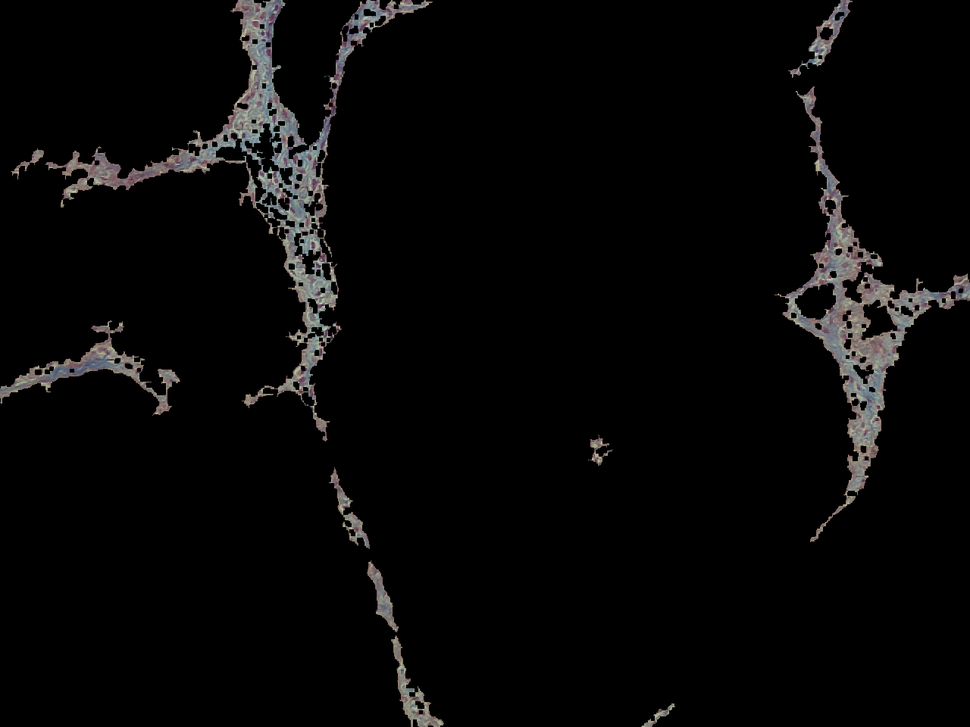
%> input picture I001_Class1.tif, 970 x 727 px, shrunk from 1280 x 960 before the run
$ octave training.m   (GNU Octave 9; MATLAB toolbox functions it lacks are replaced by stand-ins)
%> lines starting %> are read from the running program, lines starting %| are printed output that depends on the picture
clc; clear all;	close all;

%% Feature extraction
nSamples = 1000;
F = [];
L = [];
sigmas = [1 2 3];

images = {};
images{1} = imread("I001_Class1.tif");
images{2} = imread("I001_Class2.tif");
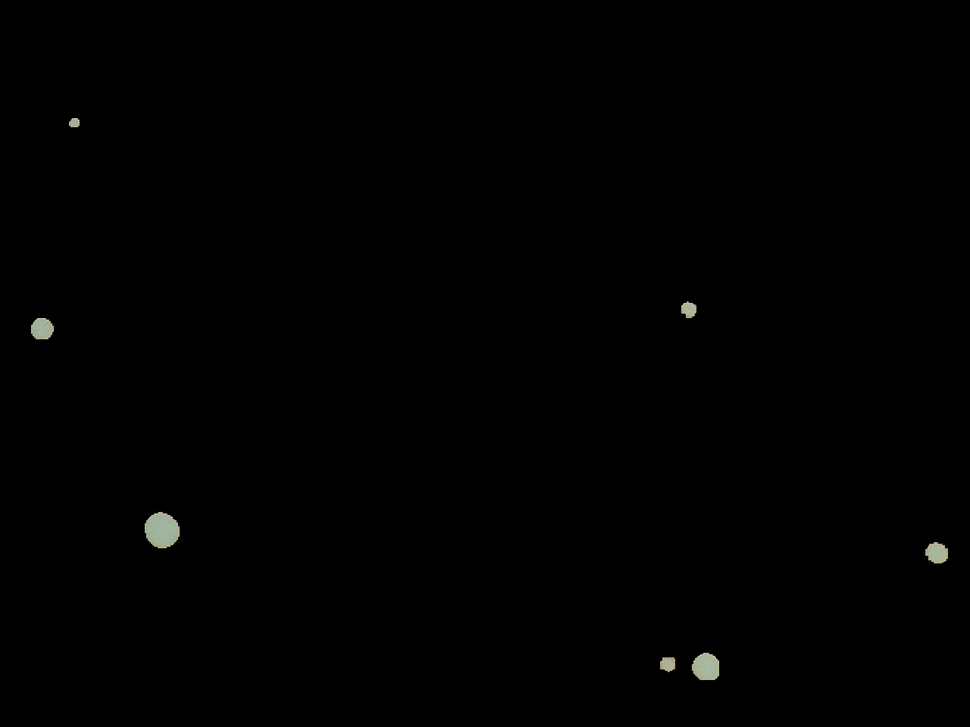
%> input picture I001_Class2.tif, 970 x 727 px, shrunk from 1280 x 960 before the run
images{3} = imread("I001_Class3.tif");
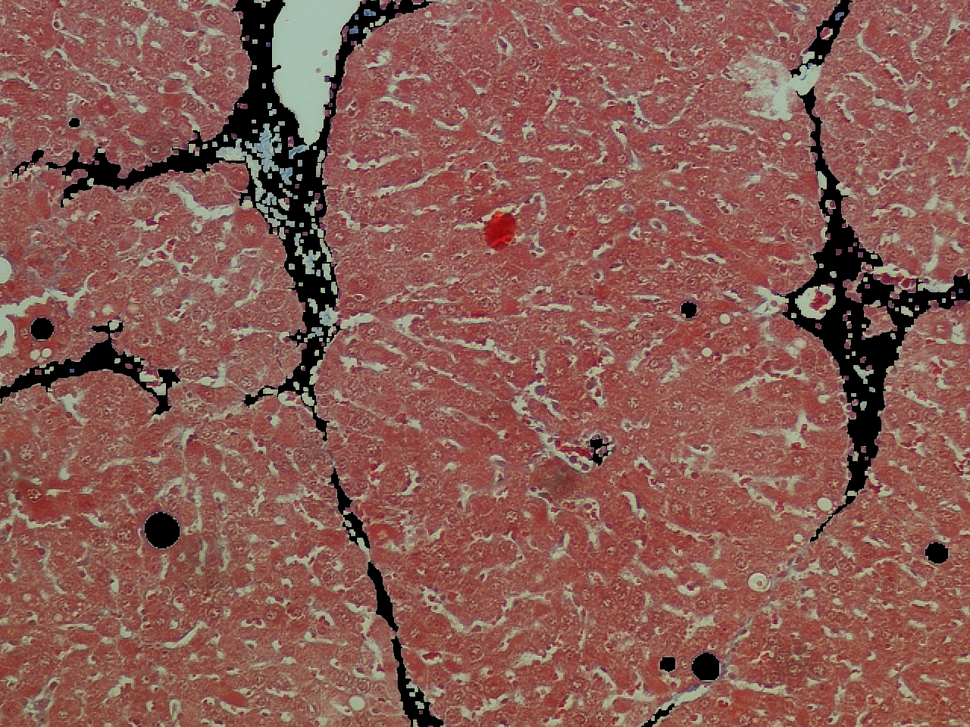
%> input picture I001_Class3.tif, 970 x 727 px, shrunk from 1280 x 960 before the run
images{4} = imread("I002_Class1.tif");
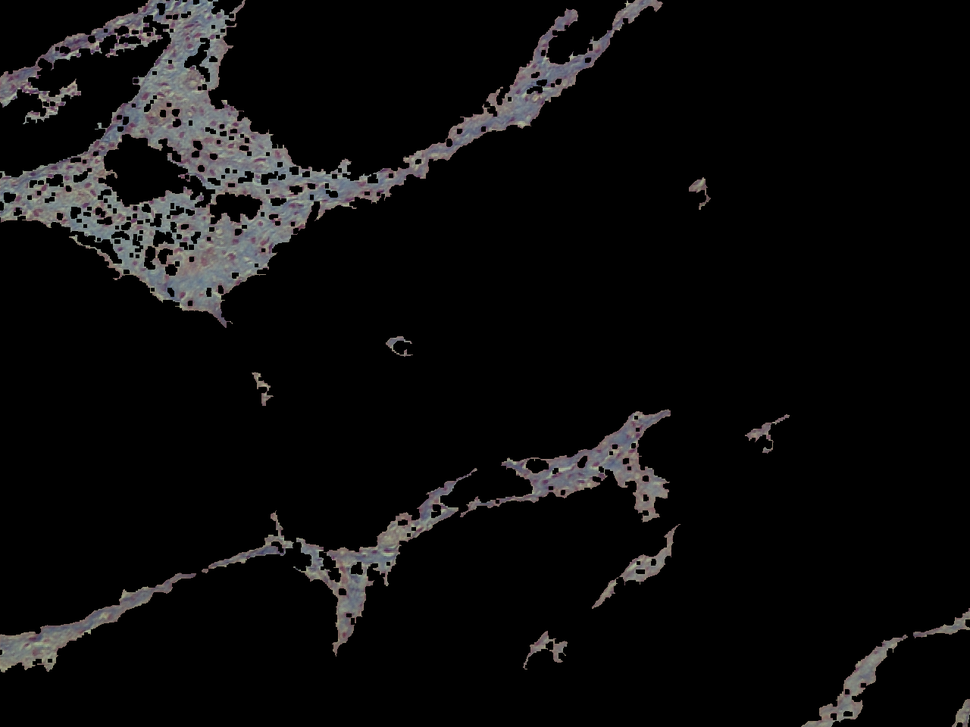
%> input picture I002_Class1.tif, 970 x 727 px, shrunk from 1280 x 960 before the run
images{5} = imread("I002_Class2.tif");
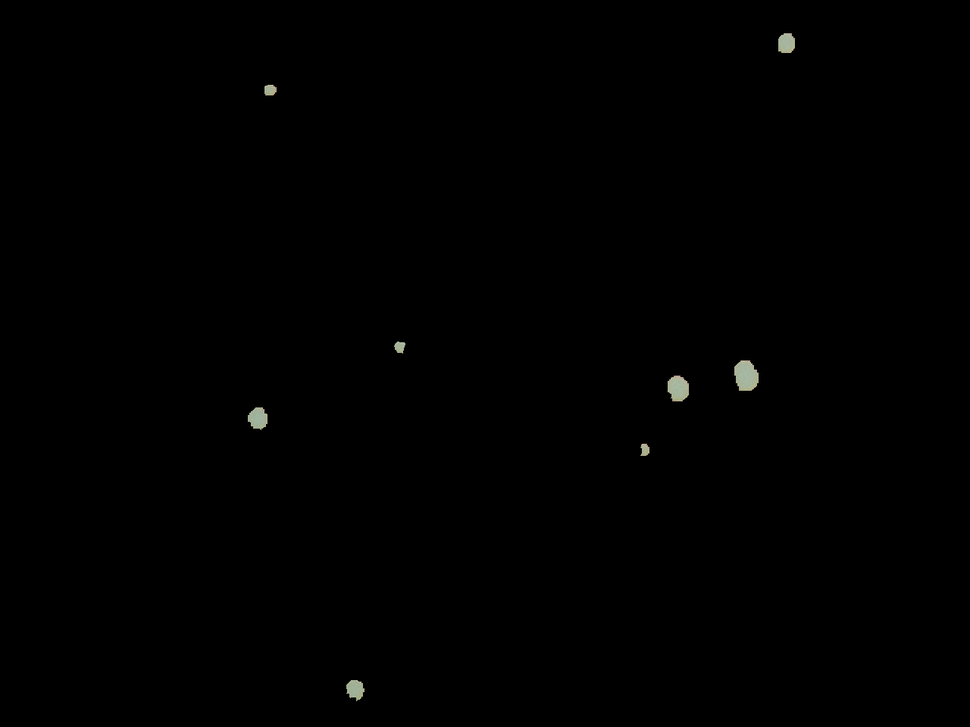
%> input picture I002_Class2.tif, 970 x 727 px, shrunk from 1280 x 960 before the run
images{6} = imread("I002_Class3.tif");
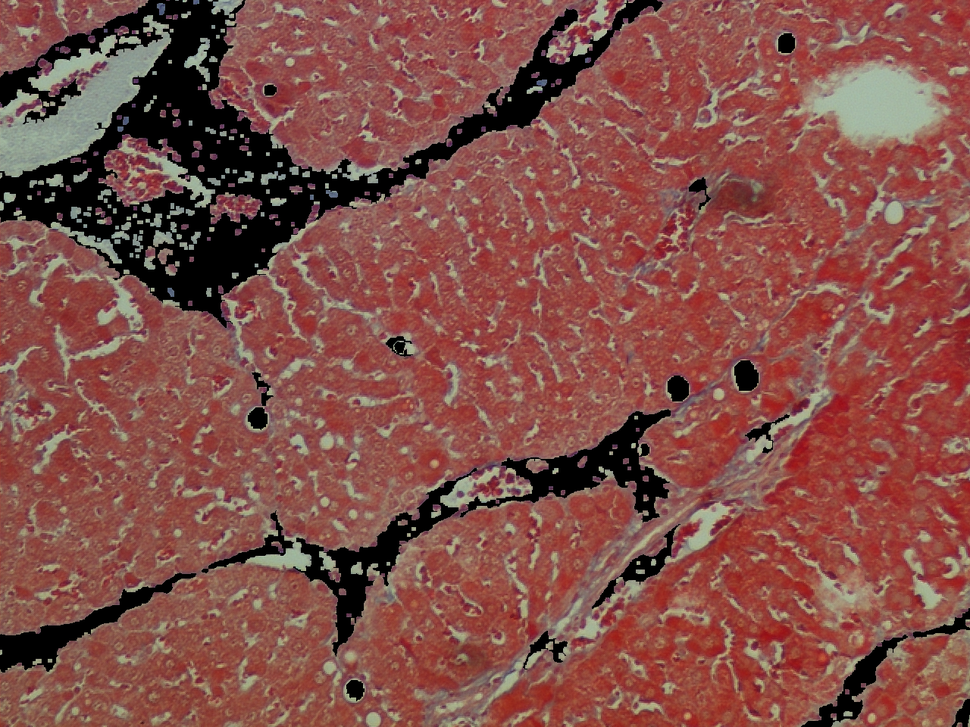
%> input picture I002_Class3.tif, 970 x 727 px, shrunk from 1280 x 960 before the run

classes = {};
classes{1} = 1;
classes{2} = 2;
classes{3} = 3;
classes{4} = 1;
classes{5} = 2;
classes{6} = 3;

for i = 1:length(images)
    [Faux Laux] = featureExtraction(images{i},classes{i},nSamples,sigmas);
% [17 lines not run here, left out]
function [features, labels] = featureExtraction(rgbImage, class, nSamples, sigmas)
    labels = class .* ones(nSamples,1);
    %Features
    F = [];
    hsvImage = rgb2hsv(rgbImage);
    bwImage = rgb2gray(rgbImage);
    R = rgbImage(:,:,1);
    G = rgbImage(:,:,2);
    B = rgbImage(:,:,3);
    H = hsvImage(:,:,1);
    S = hsvImage(:,:,2);
    V = hsvImage(:,:,3);

    for sigma = sigmas
        D = zeros(size(S,1),size(S,2),8);
        [D(:,:,1),D(:,:,2),D(:,:,3),D(:,:,4),D(:,:,5),D(:,:,6),D(:,:,7),D(:,:,8)] = derivatives(V,sigma);
        F = cat(3,F,D);
        F = cat(3,F,sqrt(D(:,:,2).^2+D(:,:,3).^2)); % edges
    end

    %Samples
    random = zeros(size(bwImage));
    random = imnoise(random,'salt & pepper',0.55);

    samples = random & bwImage;
    indexes = find(samples == 1);

    sampleIndexes = indexes(randperm(length(indexes)));
%> (the run ends here)
